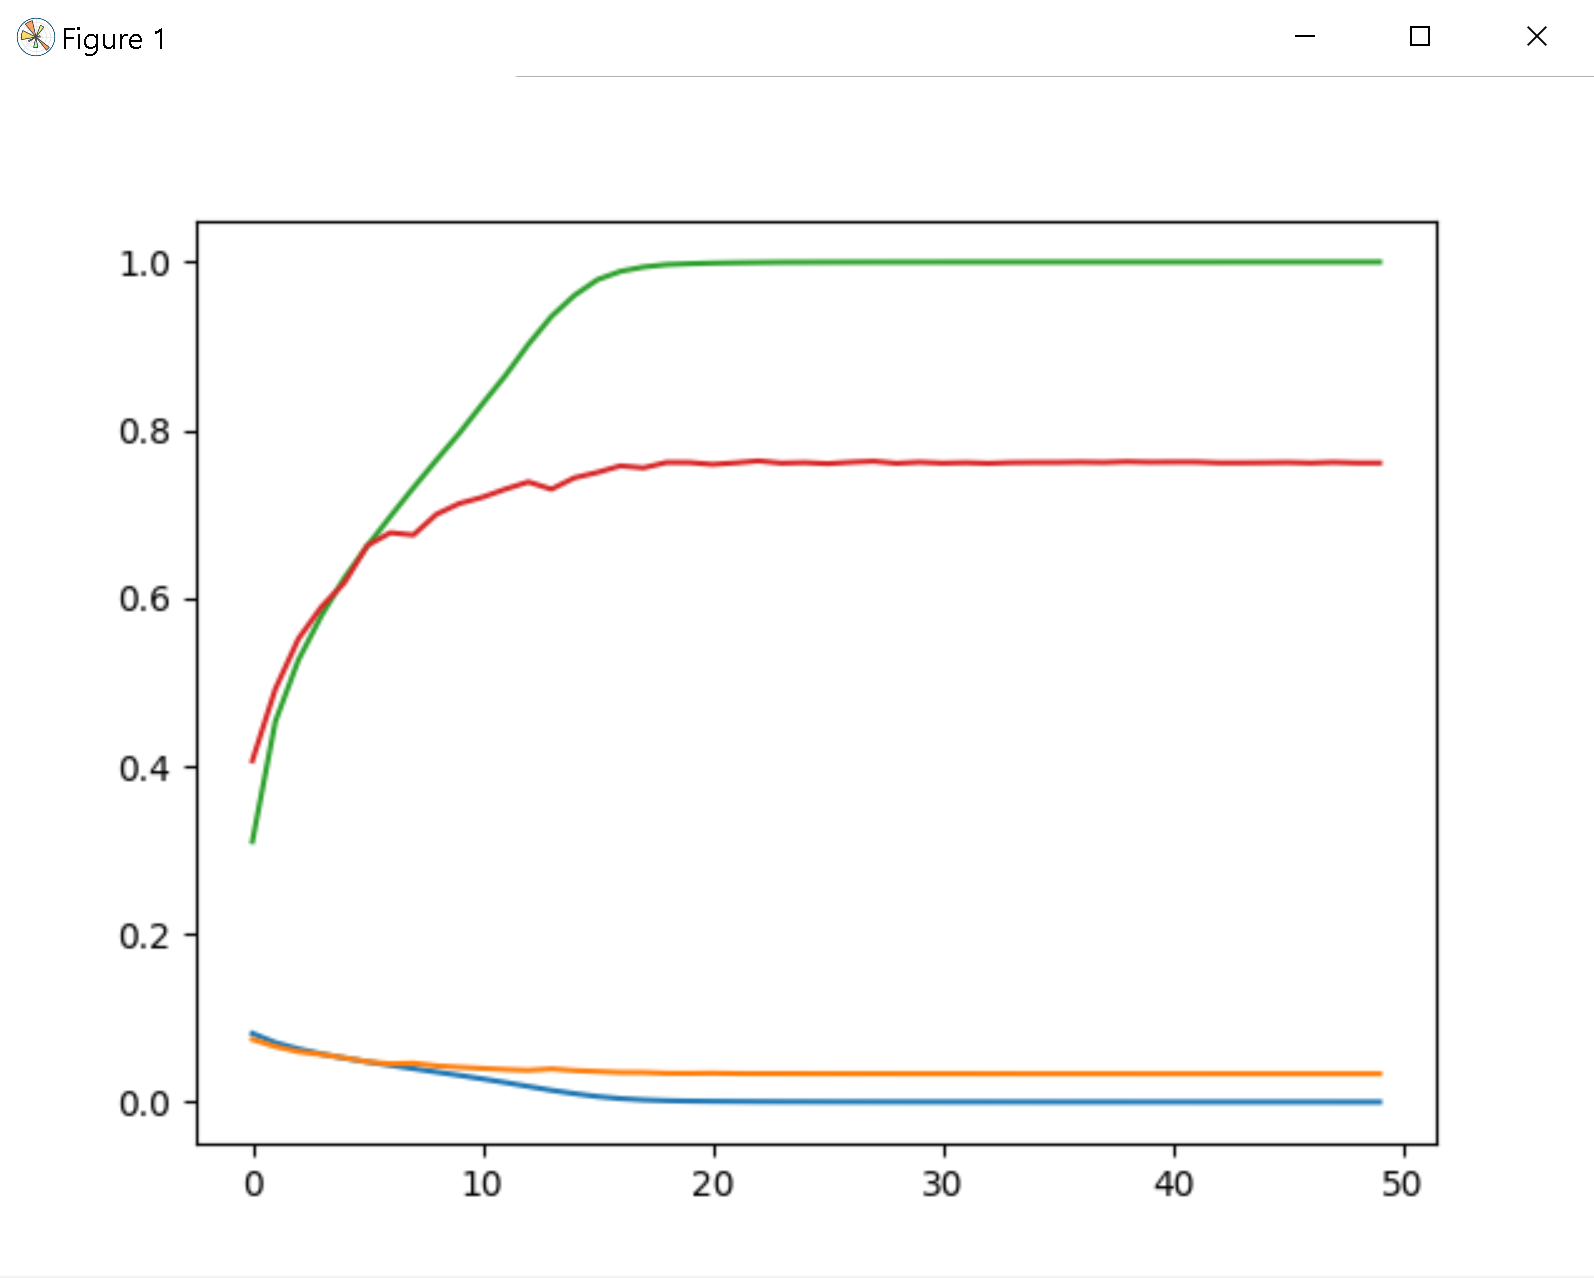

Generate this figure with Python:
# Python 3.8.6
import time

# tensorflow 2.4.0
# matplotlib 3.3.3
# numpy 1.19.4
# opencv-python 4.4.0
import tensorflow as tf
import tensorflow.keras.models as models
import tensorflow.keras.layers as layers
import tensorflow.keras.datasets as datasets
import tensorflow.keras.optimizers as optimizers
import tensorflow.keras.losses as losses
import sklearn.preprocessing as preprocessing
import matplotlib.pyplot as plt
import numpy as np
import cv2

def generator(batch_size, data_set_list):
    index = 0
    while True:
        batchX, batchY = [], []
        for i in range(batch_size):
            if index >= len(data_set_list[0]):
                index = 0
            batchX.append(data_set_list[0][index])
            batchY.append(data_set_list[1][index])
            index += 1
        yield np.array(batchX), np.array(batchY)

fout = open('3layers.txt', 'w')
now = time.strftime("%H:%M:%S", time.localtime())
print("[TIMER] Process Time:", now)
print("[TIMER] Process Time:", now, file = fout, flush = True)

# File location to save to or load from
MODEL_SAVE_PATH = './cifar_net.pth'
# Set to zero to use above saved model
TRAIN_EPOCHS = 50
# If you want to save the model at every epoch in a subfolder set to 'True'
SAVE_EPOCHS = False
# If you just want to save the final output in current folder, set to 'True'
SAVE_LAST = False
BATCH_SIZE_TRAIN = 4
BATCH_SIZE_TEST = 4

devices = tf.config.list_physical_devices('GPU')
if len(devices) > 0:
    print('[INFO] GPU is detected.')
    print('[INFO] GPU is detected.', file = fout, flush = True)
else:
    print('[INFO] GPU not detected.')
    print('[INFO] GPU not detected.', file = fout, flush = True)
print('[INFO] Done importing packages.')
print('[INFO] Done importing packages.', file = fout, flush = True)

class Net():
    def __init__(self, input_shape):
        # input_shape is assumed to be 4 dimensions: 1. Batch Size, 2. Image Width, 3. Image Height, 4. Number of Channels.
        # You might see this called "channels_last" format.
        self.model = models.Sequential()
        # For the first convolution, you need to give it the input_shape.  Notice that we chop off the batch size in the function.
        # In our example, input_shape is 4 x 32 x 32 x 3.  But then it becomes 32 x 32 x 3, since we've chopped off the batch size.
        # For Conv2D, you give it: Outgoing Layers, Frame size.  Everything else needs a keyword.
        # Popular keyword choices: strides (default is strides=1), padding (="valid" means 0, ="same" means whatever gives same output width/height as input).  Not sure yet what to do if you want some other padding.
        # Activation function is built right into the Conv2D function as a keyword argument.
        self.model.add(layers.Conv2D(60, 3, input_shape = input_shape, activation = 'relu'))
        # In our example, output from first Conv2D is 28 x 28 x 6.
        # For MaxPooling2D, default strides is equal to pool_size.  Batch and layers are assumed to match whatever comes in.
        self.model.add(layers.MaxPooling2D(pool_size = 2))
        # In our example, we are now at 14 x 14 x 6.
        self.model.add(layers.Conv2D(920, 3, activation = 'relu'))
        # In our example, we are now at 10 x 10 x 16.
        self.model.add(layers.MaxPooling2D(pool_size = 3, padding="same"))
        # In our example, we are now at 5 x 5 x 16.
        self.model.add(layers.Flatten())
        # Now, we flatten to one dimension, so we go to just length 400.
        self.model.add(layers.Dense(10000, activation = 'relu'))
        self.model.add(layers.Dense(4800, activation = 'relu'))
        self.model.add(layers.Dense(2400, activation = 'relu'))
        self.model.add(layers.Dense(800, activation = 'relu'))
        self.model.add(layers.Dense(400, activation = 'relu'))
        self.model.add(layers.Dense(120, activation = 'relu'))
        # Now we're at length 120.
        self.model.add(layers.Dense(84, activation = 'relu'))
        # Now we're at length 84.
        self.model.add(layers.Dense(10))
        # Now we're at length 10, which is our number of classes.
        self.optimizer = optimizers.SGD(lr=0.001, momentum=0.9)
        self.loss = losses.MeanSquaredError()
        self.model.compile(loss=self.loss, optimizer=self.optimizer, metrics=['accuracy'])

    def __str__(self):
        self.model.summary(print_fn = self.print_summary)
        return ""

    def print_summary(self, summaryStr):
        print(summaryStr)
        print(summaryStr, file=fout)

print("[INFO] Loading Traning and Test Datasets.")
print("[INFO] Loading Traning and Test Datasets.", file=fout)

# Get the CIFAR-10 Dataset.
((trainX, trainY), (testX, testY)) = datasets.cifar10.load_data()
# Convert from integers 0-255 to decimals 0-1.
trainX = trainX.astype("float") / 255.0
testX = testX.astype("float") / 255.0

# Convert labels from integers to vectors.
lb = preprocessing.LabelBinarizer()
trainY = lb.fit_transform(trainY)
testY = lb.fit_transform(testY)

classes = ['plane', 'car', 'bird', 'cat', 'deer', 'dog', 'frog', 'horse', 'ship', 'truck']

net = Net((32, 32, 3))
# Notice that this will print both to console and to file.
print(net)

results = net.model.fit(x=generator(BATCH_SIZE_TRAIN, [trainX,trainY]), validation_data=generator(BATCH_SIZE_TEST, [testX, testY]), shuffle = True, epochs = TRAIN_EPOCHS, batch_size = BATCH_SIZE_TRAIN, validation_batch_size = BATCH_SIZE_TEST, verbose = 1, steps_per_epoch=len(trainX)/BATCH_SIZE_TRAIN, validation_steps=len(testX)/BATCH_SIZE_TEST)

plt.figure()
plt.plot(np.arange(0, 50), results.history['loss'])
plt.plot(np.arange(0, 50), results.history['val_loss'])
plt.plot(np.arange(0, 50), results.history['accuracy'])
plt.plot(np.arange(0, 50), results.history['val_accuracy'])
plt.show()
